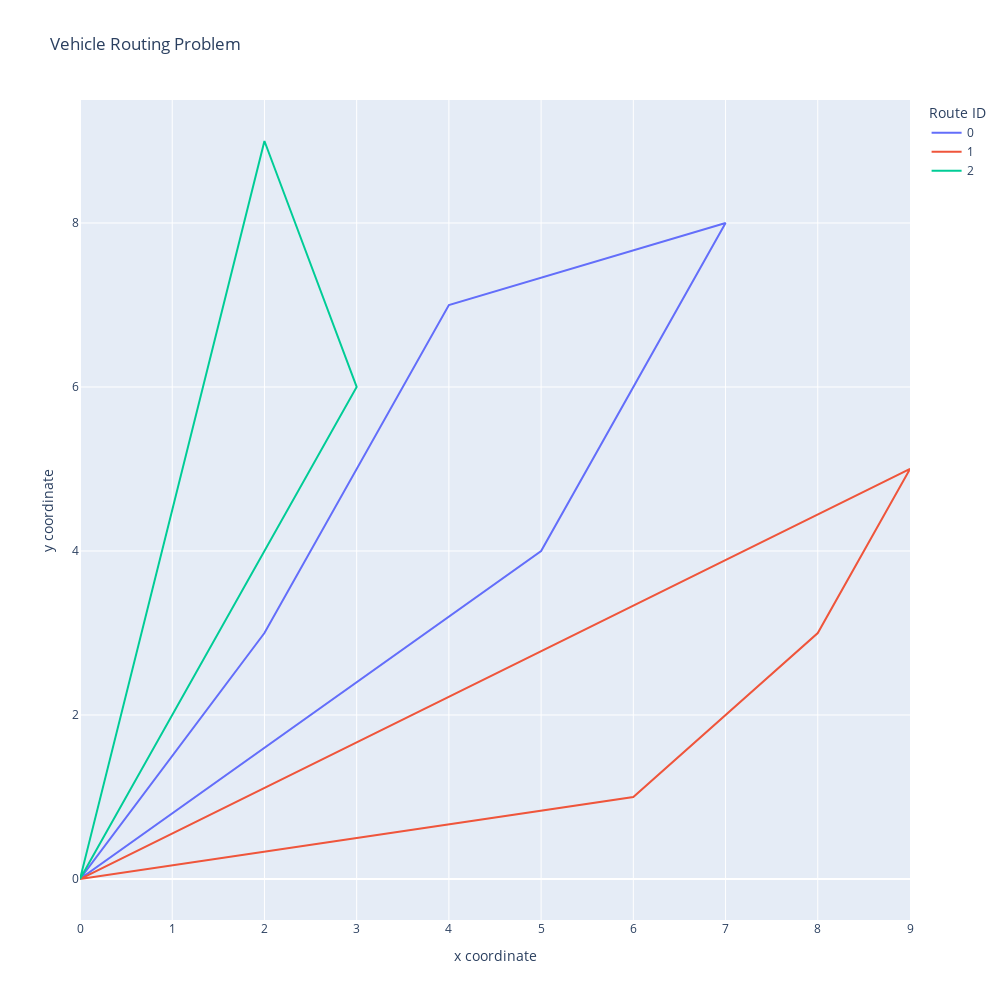

The notebook cell saved with this chart:
### Code cell
# solve the example problem approximately
problem_instance = ProblemInstance.from_csv(
    file_path="instances/quince.csv",
    num_vehicles=3,
    vehciel_capacity=15,
)
appx_solution = get_appx_solution(problem_instance)
print(appx_solution)
appx_solution.visualize()

### Figure 1 — Plotly figure (JSON) as saved in the notebook; plotly's stock layout.template omitted (floating-point values rounded to 4 significant figures)
{"data": [{"customdata": [["Depot", "SweepAngleHeuristic"], ["1", "SweepAngleHeuristic"], ["7", "SweepAngleHeuristic"], ["4", "SweepAngleHeuristic"], ["2", "SweepAngleHeuristic"], ["Depot", ""]], "hovertemplate": "<b>%{hovertext}</b><br><br>Route ID=0<br>x coordinate=%{x}<br>y coordinate=%{y}<br>Location ID=%{customdata[0]}<br>Generation Model=%{customdata[1]}<extra></extra>", "hovertext": [0, 0, 0, 0, 0, 0], "legendgroup": "0", "line": {"color": "#636efa", "dash": "solid"}, "marker": {"symbol": "circle"}, "mode": "lines", "name": "0", "orientation": "v", "showlegend": true, "type": "scatter", "x": [0, 2, 4, 7, 5, 0], "xaxis": "x", "y": [0, 3, 7, 8, 4, 0], "yaxis": "y"}, {"customdata": [["Depot", "SweepAngleHeuristic"], ["6", "SweepAngleHeuristic"], ["8", "SweepAngleHeuristic"], ["9", "SweepAngleHeuristic"], ["Depot", ""]], "hovertemplate": "<b>%{hovertext}</b><br><br>Route ID=1<br>x coordinate=%{x}<br>y coordinate=%{y}<br>Location ID=%{customdata[0]}<br>Generation Model=%{customdata[1]}<extra></extra>", "hovertext": [1, 1, 1, 1, 1], "legendgroup": "1", "line": {"color": "#EF553B", "dash": "solid"}, "marker": {"symbol": "circle"}, "mode": "lines", "name": "1", "orientation": "v", "showlegend": true, "type": "scatter", "x": [0, 6, 8, 9, 0], "xaxis": "x", "y": [0, 1, 3, 5, 0], "yaxis": "y"}, {"customdata": [["Depot", "SweepAngleHeuristic"], ["3", "SweepAngleHeuristic"], ["5", "SweepAngleHeuristic"], ["10", "SweepAngleHeuristic"], ["Depot", ""]], "hovertemplate": "<b>%{hovertext}</b><br><br>Route ID=2<br>x coordinate=%{x}<br>y coordinate=%{y}<br>Location ID=%{customdata[0]}<br>Generation Model=%{customdata[1]}<extra></extra>", "hovertext": [2, 2, 2, 2, 2], "legendgroup": "2", "line": {"color": "#00cc96", "dash": "solid"}, "marker": {"symbol": "circle"}, "mode": "lines", "name": "2", "orientation": "v", "showlegend": true, "type": "scatter", "x": [0, 1, 3, 2, 0], "xaxis": "x", "y": [0, 2, 6, 9, 0], "yaxis": "y"}], "layout": {"height": 1000, "legend": {"title": {"text": "Route ID"}, "tracegroupgap": 0}, "title": {"text": "Vehicle Routing Problem"}, "width": 1000, "xaxis": {"anchor": "y", "domain": [0, 1], "title": {"text": "x coordinate"}}, "yaxis": {"anchor": "x", "domain": [0, 1], "title": {"text": "y coordinate"}}}}
